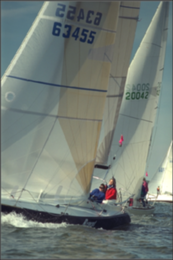
%> input picture codeBISA2/BIBLE/img114.bmp, 173 x 260 px, shrunk from 480 x 720 before the run
$ octave DEMO.m   (GNU Octave 9; MATLAB toolbox functions it lacks are replaced by stand-ins)
%> lines starting %> are read from the running program, lines starting %| are printed output that depends on the picture; in (x1, y1, x2, y2) boxes, pixels count from 0 and x2, y2 are one past the last pixel; in counts of white or black regions, pixels touching at a corner belong together; the program's own positions count from 1
### codeBISA2/BIBLE/makeeven_func.m
%% make the image matrix to be even by even, so the moment can be correctly computed
function A2 = makeeven_func(A)

[H,W]=size(A);

if mod(H,2)==1 && mod(W,2)==1
    A2=A( 1:(H-1), 1:(W-1) );
elseif mod(H,2)==1 && mod(W,2)==0
    A2=A( 1:(H-1), : );
elseif mod(H,2)==0 && mod(W,2)==1
    A2=A( :, 1:(W-1));
else
    A2=A;
end

### codeBISA2/BIBLE/block_func.m
%================================================================
% Divide image into blocks and compute block variances
%================================================================
function [signal_block,var_block,r,c]=block_func(img_dst,img_gradient,blkSZ)
% image=imread('1.bmp');
[m n z] = size(img_dst);
if z > 1
    img_dst = rgb2gray(img_dst);
end
img_dst=double(img_dst);
img_gradient=double(img_gradient);
rb = blkSZ;
cb = blkSZ;

% maximum block indices
r = floor(m/rb);
c = floor(n/cb);

signal_block=zeros(rb*cb,r*c);
var_block=zeros(1,r*c);
k=0;
for i=1:r
    for j=1:c
        k=k+1;
        row = (rb*(i-1)+1):rb*i;
        col = (cb*(j-1)+1):cb*j;
        image_temp = img_gradient(row,col);
        var_temp = img_dst(row,col);

        signal_block(:,k)=image_temp(:);
        var_block(:,k)=var2(var_temp);
    end
end

### codeBISA2/BIBLE/bible_func.m
function score = bible_func(img_dst,img_gradient,order,blkSZ,img_orgdst)

if (~exist('order'))
   order = blkSZ-1;
end

if (~exist('blkSZ'))
   blkSZ = 8;
end

[img_block,var_gray,Rnum,Cnum]=block_func(img_dst,img_gradient,blkSZ);
%% 2. SDSP saliency
saliencyMap = SDSP(img_orgdst);
saliencyMap = mat2gray( imresize(saliencyMap, [Rnum Cnum], 'bilinear') );

for k=1:size(img_block,2)
    block = reshape(img_block(:,k),blkSZ,blkSZ);
    mmt = TM_function(block,order);       % Tchebichef moment

    mmt(1,1)=0; % remove DC component
    Energy(1,k)= sum(sum(mmt.^2));
end


%% pooling using visual saliency
saliencyweight = reshape(saliencyMap,1,Rnum*Cnum);

score = sum(Energy.*saliencyweight)/sum(var_gray.*saliencyweight);

end

### codeBISA/BIBLE/SDSP.m
function VSMap = SDSP(image)
% ========================================================================
% SDSP algorithm for salient region detection from a given image.
% Copyright(c) 2013 Lin ZHANG, School of Software Engineering, Tongji
% University
% All Rights Reserved.
% ----------------------------------------------------------------------
% Permission to use, copy, or modify this software and its documentation
% for educational and research purposes only and without fee is here
% granted, provided that this copyright notice and the original authors'
% names appear on all copies and supporting documentation. This program
% shall not be used, rewritten, or adapted as the basis of a commercial
% software or hardware product without first obtaining permission of the
% authors. The authors make no representations about the suitability of
% this software for any purpose. It is provided "as is" without express
% or implied warranty.
%----------------------------------------------------------------------
%
% This is an implementation of the algorithm for calculating the
% SDSP (Saliency Detection by combining Simple Priors).
%
% Please refer to the following paper
%
% Lin Zhang, Zhongyi Gu, and Hongyu Li,"SDSP: a novel saliency detection
% method by combining simple priors", ICIP, 2013.
%
%----------------------------------------------------------------------
%
%Input : image: an uint8 RGB image with dynamic range [0, 255] for each
%channel
%
%Output: VSMap: the visual saliency map extracted by the SDSP algorithm.
%Data range for VSMap is [0, 255]. So, it can be regarded as a common
%gray-scale image.
%
%-----------------------------------------------------------------------

sigmaF = 6.2;
omega0 = 0.002;
sigmaD = 114;
sigmaC = 0.25;
%convert the image into LAB color space
[oriRows, oriCols, junk] = size(image);
image = double(image);
dsImage(:,:,1) = imresize(image(:,:,1), [256, 256],'bilinear');
dsImage(:,:,2) = imresize(image(:,:,2), [256, 256],'bilinear');
dsImage(:,:,3) = imresize(image(:,:,3), [256, 256],'bilinear');
lab = RGB2Lab(dsImage);

LChannel = lab(:,:,1);
AChannel = lab(:,:,2);
BChannel = lab(:,:,3);

LFFT = fft2(double(LChannel));
AFFT = fft2(double(AChannel));
BFFT = fft2(double(BChannel));

[rows, cols, junk] = size(dsImage);
LG = logGabor(rows,cols,omega0,sigmaF);
FinalLResult = real(ifft2(LFFT.*LG));
FinalAResult = real(ifft2(AFFT.*LG));
FinalBResult = real(ifft2(BFFT.*LG));

SFMap = sqrt(FinalLResult.^2 + FinalAResult.^2 + FinalBResult.^2);

%the central areas will have a bias towards attention
coordinateMtx = zeros(rows, cols, 2);
coordinateMtx(:,:,1) = repmat((1:1:rows)', 1, cols);
coordinateMtx(:,:,2) = repmat(1:1:cols, rows, 1);

centerY = rows / 2;
centerX = cols / 2;
centerMtx(:,:,1) = ones(rows, cols) * centerY;
centerMtx(:,:,2) = ones(rows, cols) * centerX;
SDMap = exp(-sum((coordinateMtx - centerMtx).^2,3) / sigmaD^2);

%warm colors have a bias towards attention
maxA = max(AChannel(:));
minA = min(AChannel(:));
normalizedA = (AChannel - minA) / (maxA - minA);

maxB = max(BChannel(:));
minB = min(BChannel(:));
normalizedB = (BChannel - minB) / (maxB - minB);

labDistSquare = normalizedA.^2 + normalizedB.^2;
SCMap = 1 - exp(-labDistSquare / (sigmaC^2));
VSMap = SFMap .* SDMap .* SCMap;

VSMap =  imresize(VSMap, [oriRows, oriCols],'bilinear');
% VSMap = uint8(mat2gray(VSMap) * 255);
VSMap = mat2gray(VSMap);
return;

%%%%%%%%%%%%%%%%%%%%%%%%%%%%%%%%%%%%%%%%%%%%%%%%
function labImage = RGB2Lab(image)

image = double(image);
normalizedR = image(:,:,1) / 255;
normalizedG = image(:,:,2) / 255;
normalizedB = image(:,:,3) / 255;

RSmallerOrEqualto4045 = normalizedR <= 0.04045;
RGreaterThan4045 = 1 - RSmallerOrEqualto4045;
tmpR = (normalizedR / 12.92) .* RSmallerOrEqualto4045;
tmpR = tmpR + power((normalizedR + 0.055)/1.055,2.4) .* RGreaterThan4045;

GSmallerOrEqualto4045 = normalizedG <= 0.04045;
GGreaterThan4045 = 1 - GSmallerOrEqualto4045;
tmpG = (normalizedG / 12.92) .* GSmallerOrEqualto4045;
tmpG = tmpG + power((normalizedG + 0.055)/1.055,2.4) .* GGreaterThan4045;

BSmallerOrEqualto4045 = normalizedB <= 0.04045;
BGreaterThan4045 = 1 - BSmallerOrEqualto4045;
tmpB = (normalizedB / 12.92) .* BSmallerOrEqualto4045;
tmpB = tmpB + power((normalizedB + 0.055)/1.055,2.4) .* BGreaterThan4045;

X = tmpR*0.4124564 + tmpG*0.3575761 + tmpB*0.1804375;
Y = tmpR*0.2126729 + tmpG*0.7151522 + tmpB*0.0721750;
Z = tmpR*0.0193339 + tmpG*0.1191920 + tmpB*0.9503041;

epsilon = 0.008856;	%actual CIE standard
kappa   = 903.3;		%actual CIE standard

Xr = 0.9642;	%reference white D50
Yr = 1.0;		%reference white
Zr = 0.8251;	%reference white

xr = X/Xr;
yr = Y/Yr;
zr = Z/Zr;

xrGreaterThanEpsilon = xr > epsilon;
xrSmallerOrEqualtoEpsilon = 1 - xrGreaterThanEpsilon;
fx = power(xr, 1.0/3.0) .* xrGreaterThanEpsilon;
fx = fx + (kappa*xr + 16.0)/116.0 .* xrSmallerOrEqualtoEpsilon;

yrGreaterThanEpsilon = yr > epsilon;
yrSmallerOrEqualtoEpsilon = 1 - yrGreaterThanEpsilon;
fy = power(yr, 1.0/3.0) .* yrGreaterThanEpsilon;
fy = fy + (kappa*yr + 16.0)/116.0 .* yrSmallerOrEqualtoEpsilon;

zrGreaterThanEpsilon = zr > epsilon;
zrSmallerOrEqualtoEpsilon = 1 - zrGreaterThanEpsilon;
fz = power(zr, 1.0/3.0) .* zrGreaterThanEpsilon;
fz = fz + (kappa*zr + 16.0)/116.0 .* zrSmallerOrEqualtoEpsilon;

[rows,cols,junk] = size(image);
labImage = zeros(rows,cols,3);
labImage(:,:,1) = 116.0 * fy - 16.0;
labImage(:,:,2) = 500.0 * (fx - fy);
labImage(:,:,3) = 200.0 * (fy - fz);
return;

%%%%%%%%%%%%%%%%%%%%%%%%%%%%%%%%%%%%%%%%%%%%%%%%%%%%%%%%%%%%%%%%%%%%%%%%%%
function LG = logGabor(rows,cols,omega0,sigmaF)
     [u1, u2] = meshgrid(([1:cols]-(fix(cols/2)+1))/(cols-mod(cols,2)), ...
			            ([1:rows]-(fix(rows/2)+1))/(rows-mod(rows,2)));
     mask = ones(rows, cols);
     for rowIndex = 1:rows
         for colIndex = 1:cols
             if u1(rowIndex, colIndex)^2 + u2(rowIndex, colIndex)^2 > 0.25
                 mask(rowIndex, colIndex) = 0;
             end
         end
     end
     u1 = u1 .* mask;
     u2 = u2 .* mask;

     u1 = ifftshift(u1);
     u2 = ifftshift(u2);

     radius = sqrt(u1.^2 + u2.^2);
     radius(1,1) = 1;

     LG = exp((-(log(radius/omega0)).^2) / (2 * (sigmaF^2)));
     LG(1,1) = 0;
return;


### codeBISA/BIBLE/TM_function.m
function [MMT]=TM_function(img,ord)
%% set order
[NX NY]=size(img);
n=ord;   % x-order
m=ord;   % y-order
%% compute kernel
Tx=TM_Kernel_Mukundan(NX,n);  % x- kernel
% Tx = renormalize(Tx);
Ty=TM_Kernel_Mukundan(NY,m); % y- kernel
% Ty = renormalize(Ty);
%% compute moment

%% compute Tchebichef moment
MMT = Ty*double(img)*Tx';

% [23 lines of commented-out code are left out]

### codeBISA2/BIBLE/TM_Kernel_Mukundan.m
%% Tchebichef kernel function: R. Mukundan, "Some Computational Aspects of Discrete
%Orthonormal Moments", IEEE Trans. Image Process., vol.13, no.8,
%pp.1055-1059, 2004.
function T=TM_Kernel_Mukundan(N,p)

T = zeros(p+1,N);
c0 = 0;
c1 = 0;
c3 = 0;
c4 = 0;
T(1,1) =  1/sqrt(N);
%% 论文中的公式(18)求出每个阶数对应x=0处的函数值
for n = 1:p
    c0 = -sqrt((N-n)/(N+n)) * sqrt((2*n+1)/(2*n-1));
    T(n+1,1) = c0*T(n,1); % 每一行第一个元素迭代过程，即x=0的情况
end
%% 论文中的公式(19)求出每个阶数对应x=1处的函数值
for n = 0:p
    c1 = 1 + ( n*(1+n)/(1-N) );
    T(n+1,2) = c1*T(n+1,1);
end
%% 下面利用论文中的公式(20)迭代求出其他x处的函数值
for x = 2:(N/2-1) % 只求出左半边的值，然后根据对称关系求出右半部分的值
    for n = 0:p
        c3 =(-n*(n+1)-(2*x-1)*(x-N-1)-x)/(x*(N-x));
        c4 = (x-1)*(x-N-1)/(x*(N-x));
        T(n+1,x+1) = c3*T(n+1,x)+c4*T(n+1,x-1);
    end
end

%% 下面利用对称关系(文中公式22)求右半部分的函数值
for n=0:p
    for x=(N/2+1):N
        T(n+1,x)=(-1)^n*T(n+1,N-x+1);
    end
end

% figure,plot(0:(N-1),T)
% xlim([0 N])

### codeBISA2/BIBLE/DEMO.m
%% Matlab code, BIBLE

clc
clear
close all

blkSZ = 8;       % Block size
order = blkSZ-1; % Moment order

%% Read blurred image
img_dst = imread('img114.bmp');
%> img_dst is the input picture: size 260x173x3 uint8; mean R, G, B 115.6, 124.7, 118.2
figure,imshow(img_dst)
img_orgdst = img_dst;
if size(img_dst,3) == 3
    img_dst = rgb2gray(img_dst);
%> img_dst: size 260x173 uint8
end
img_dst = makeeven_func(img_dst);  % Eeven size for computing moments
img_dst = double(img_dst);
%> img_dst: size 260x172 double

%% compute gradient
[SZx SZy] = size(img_dst);
%> SZx = 260; SZy = 172
Tx = [1/2 0 -1/2];
Gx = conv2(img_dst, Tx, 'same');
Gy = conv2(img_dst, Tx', 'same');
Gx(:,1) = img_dst(:,2) - img_dst(:,1);
%> Gx: size 260x172 double; min -127.5, max 99, mean 0
Gx(:,SZy) = img_dst(:,SZy) - img_dst(:,(SZy-1));
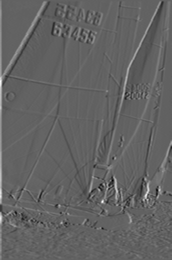
%> Gx: size 260x172 double; min -62.5, max 99, mean 0.4; drawn with min black and max white
Gy(1,:) = img_dst(2,:) - img_dst(1,:);
%> Gy: size 260x172 double; min -87, max 84, mean -0.1
Gy(SZx,:) = img_dst(SZx,:) - img_dst((SZx-1),:);
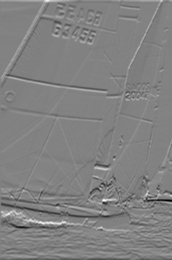
%> Gy: size 260x172 double; min -87, max 84, mean 0; mean of the top-left, top-right, bottom-left and bottom-right quarters 0.5, 0.5, -0.5, -0.5; drawn with min black and max white
img_gradient = (abs(Gx)+ abs(Gy))/2;

%% compute sharpness score
score = bible_func(img_dst,img_gradient,order,blkSZ,img_orgdst)
%> after the loop in block_func, `for i=1:r`:
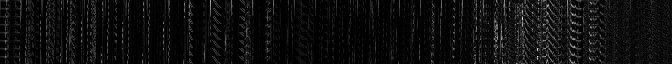
%> signal_block: size 64x672 double; min 0, max 73.5, mean 4.3; drawn with min black and max white
%> after the loop in block_func, `for i=1:r`: k = 672; var_block = 672 values, max 4634.8 at index 548, min 0.575 at index 419, mean 283.7
%> in bible_func, `[img_block,var_gray,Rnum,Cnum]=block_func(img_dst,img_gradient,blkSZ);`: var_gray has the same summary as var_block in block_func; Rnum = 32; Cnum = 21
%> in RGB2Lab, `RSmallerOrEqualto4045 = normalizedR <= 0.04045;`: RSmallerOrEqualto4045: size 256x256 logical; every value is 0
%> in RGB2Lab, `RGreaterThan4045 = 1 - RSmallerOrEqualto4045;`: RGreaterThan4045: size 256x256 double; every value is 1
%> in RGB2Lab, `tmpR = (normalizedR / 12.92) .* RSmallerOrEqualto4045;`: tmpR: size 256x256 double; every value is 0
%> in RGB2Lab, `xrGreaterThanEpsilon = xr > epsilon;`:
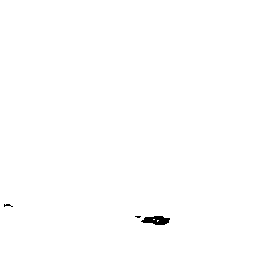
%> xrGreaterThanEpsilon: size 256x256 logical; 99.7% white; 3 black regions (2 under 20 px), largest, box (x1, y1, x2, y2) and area: (141, 216, 170, 225) 180
%> in RGB2Lab, `yrGreaterThanEpsilon = yr > epsilon;`: yrGreaterThanEpsilon: size 256x256 logical; 99.6% white; 3 black regions (1 under 20 px), largest, box (x1, y1, x2, y2) and area: (141, 216, 173, 225) 218, (3, 203, 15, 207) 35
%> in RGB2Lab, `zrGreaterThanEpsilon = zr > epsilon;`: zrGreaterThanEpsilon: size 256x256 logical; every value is 1
%> after the loop in logGabor, `for rowIndex = 1:rows`:
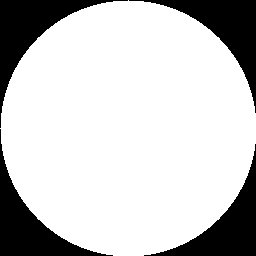
%> mask: size 256x256 double; values 0 (black) and 1 (white), 78.5% white; 4 black regions, box (x1, y1, x2, y2) and area: (0, 0, 128, 128) 3654, (129, 0, 256, 113) 3526, (0, 129, 113, 256) 3526, (144, 144, 256, 256) 3399
%> in logGabor, `radius(1,1) = 1;`:
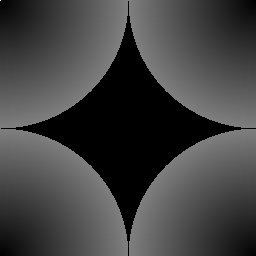
%> radius: size 256x256 double; min 0, max 1, mean 0.262
%> in logGabor, `LG(1,1) = 0;`:
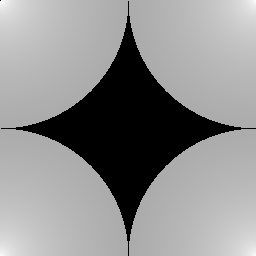
%> LG: size 256x256 double; min 0, max 0.994, mean 0.565
%> in SDSP, `maxA = max(AChannel(:));`: maxA = 66.33
%> in SDSP, `minA = min(AChannel(:));`: minA = -17.64
%> in SDSP, `maxB = max(BChannel(:));`: maxB = 30.94
%> in SDSP, `minB = min(BChannel(:));`: minB = -39.03

$ run again, with codeBISA2/S3/1.bmp copied over codeBISA2/BIBLE/img114.bmp
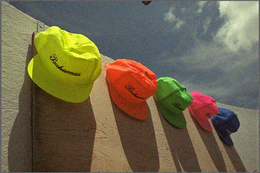
%> input picture codeBISA2/S3/1.bmp, 260 x 173 px, shrunk from 768 x 512 before the run
%> img_dst is the input picture: size 173x260x3 uint8; mean R, G, B 111.8, 102.1, 76.6
%> after the loop in block_func, `for i=1:r`:
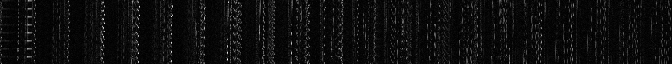
%> signal_block: size 64x672 double; min 0, max 85.5, mean 4.8; drawn with min black and max white
%> after the loop in block_func, `for i=1:r`: k = 672; var_block = 672 values, max 4230.4 at index 104, min 7.3 at index 51, mean 286.8
%> var_gray has the same summary as var_block in block_func; Rnum = 21; Cnum = 32
%> RSmallerOrEqualto4045: size 256x256 logical; every value is 0
%> RGreaterThan4045: size 256x256 double; every value is 1
%> BSmallerOrEqualto4045: size 256x256 logical; 2.3% white; 99 white regions (95 under 20 px), largest, box (x1, y1, x2, y2) and area: (41, 79, 98, 136) 1036, (61, 53, 89, 80) 159, (34, 81, 43, 97) 62, (61, 75, 66, 82) 23
%> xrGreaterThanEpsilon: size 256x256 logical; 100% white; black in thin lines or dots, all inside (x1, y1, x2, y2) = (214, 190, 222, 211)
%> yrGreaterThanEpsilon: size 256x256 logical; 99.9% white; black in thin lines or dots, all inside (x1, y1, x2, y2) = (211, 181, 224, 211)
%> zrGreaterThanEpsilon: size 256x256 logical; 99.7% white; black in thin lines or dots, all inside (x1, y1, x2, y2) = (31, 3, 224, 254)
%> in SDSP, `LChannel = lab(:,:,1);`:
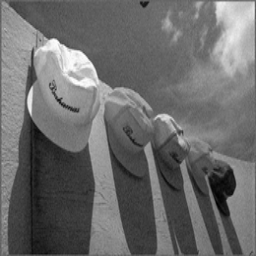
%> LChannel: size 256x256 double; min 4.76, max 97.01, mean 43.6; drawn with min black and max white
%> maxA = 70.27
%> minA = -51.79
%> maxB = 81.55
%> minB = -43.79
